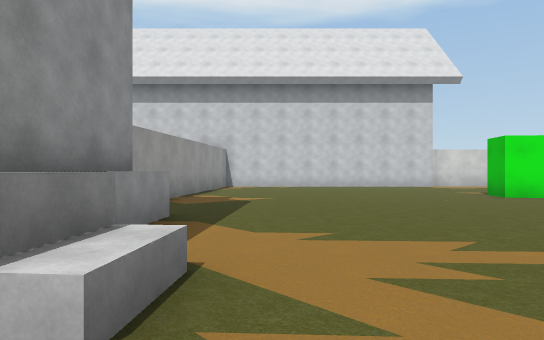
view 1 (above)

21 first-person views from a walk through a Unity game level. The camera is 1.3 m above the floor, looks level and sees 70° across. The floor is counted in squares, 2 m on a side. Each view is taken from the middle of a square. On the plan, view 1 faces up. The plan holds only what a view shows up to about 11 squares ahead; the rest is blank. The place goes on beyond the plan. The player is left out. Some surface patterns are stand-ins.

view 2
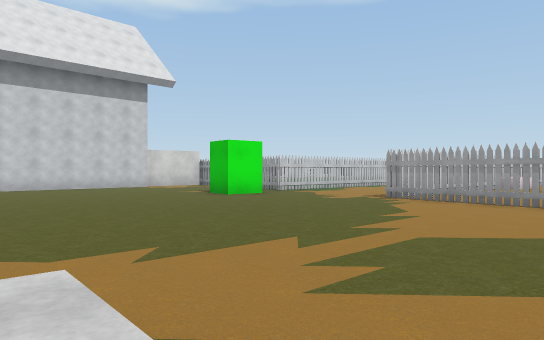

view 3
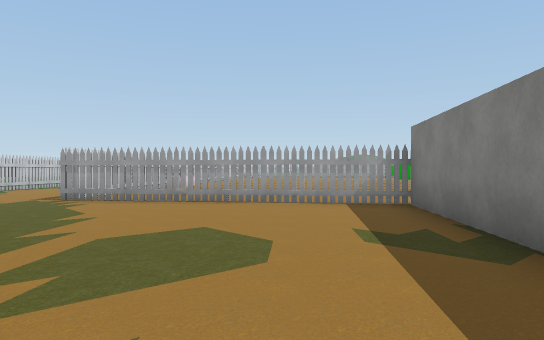

view 4
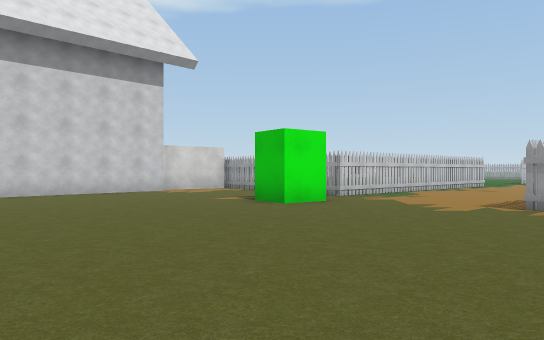

view 5
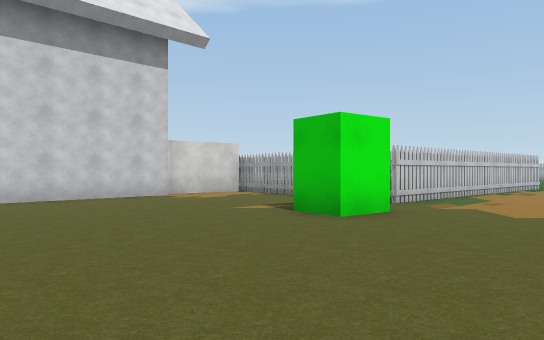

view 6
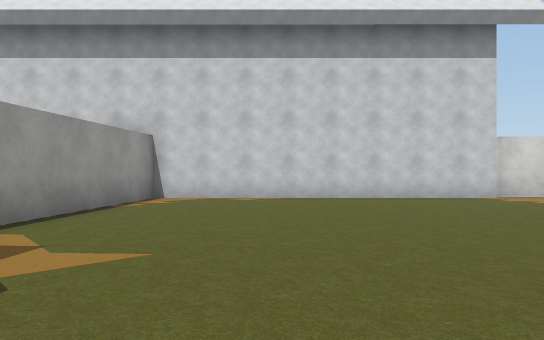

view 7
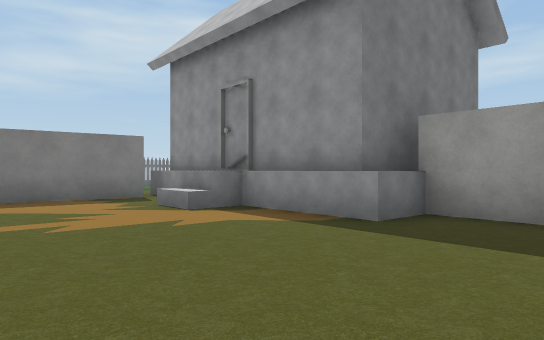

view 8
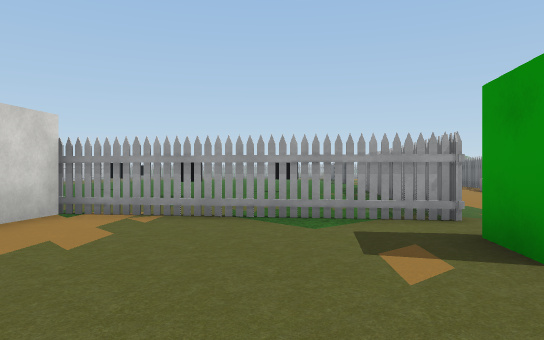

view 9
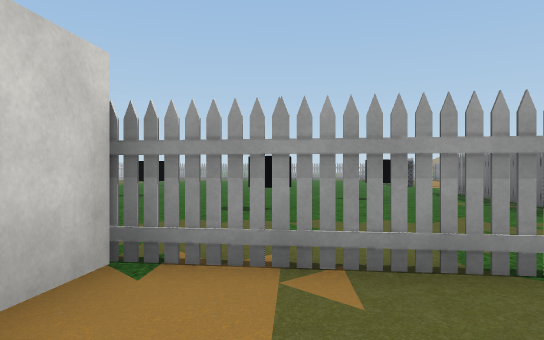

view 10
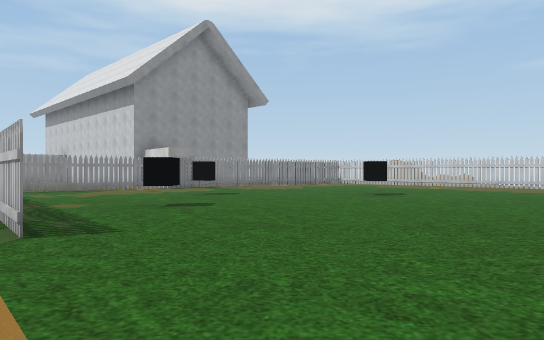

view 11
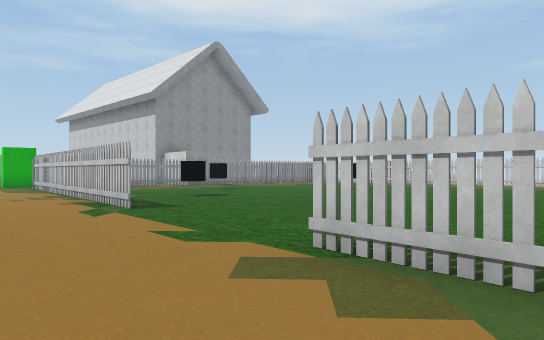

view 12
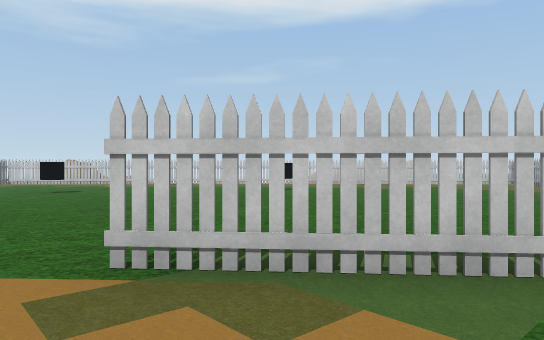

view 13
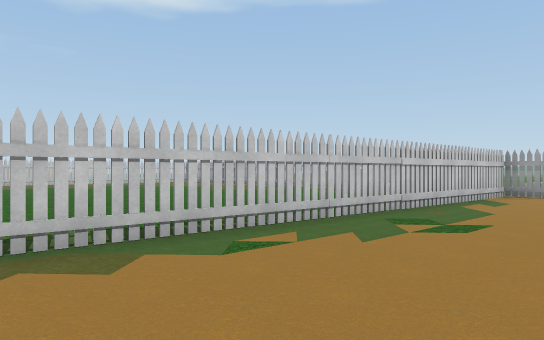

view 14
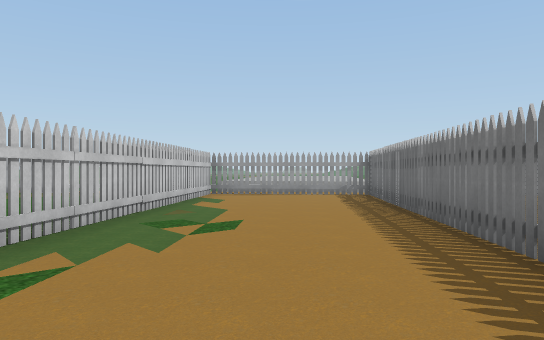

view 15
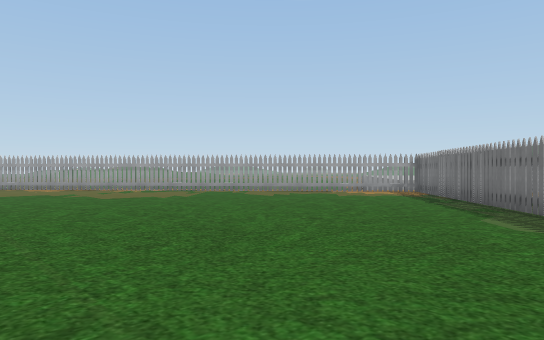

view 16
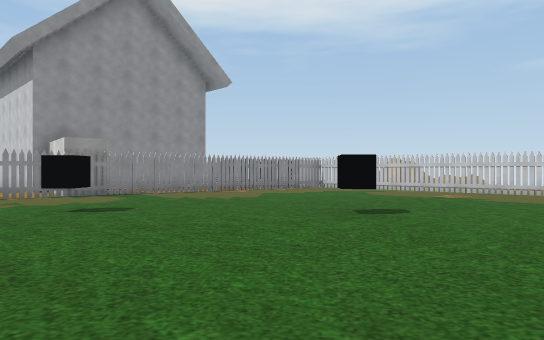

view 17
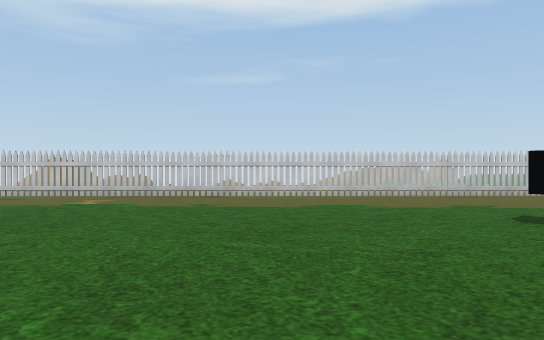

view 18
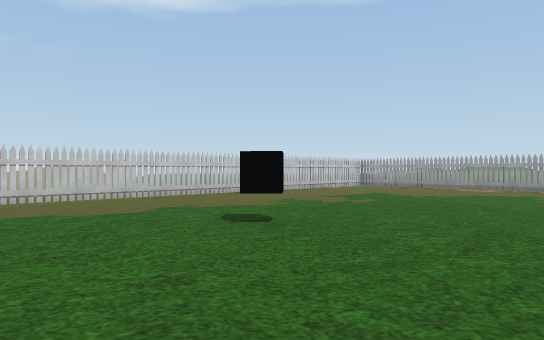

view 19
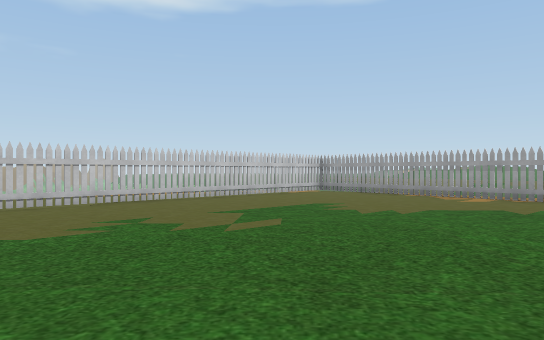

view 20
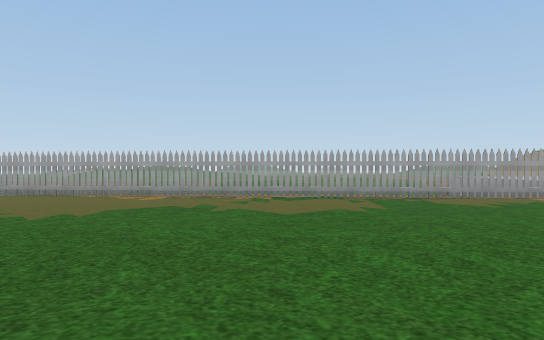

view 21
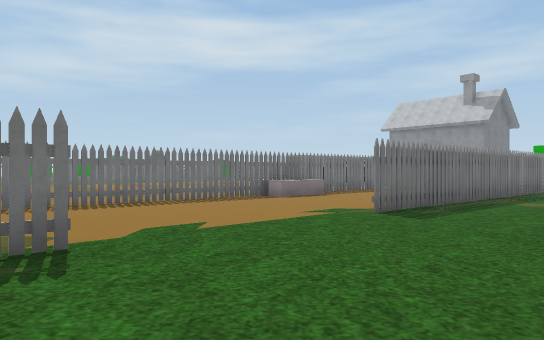

### Floor plan
Key: @ floor where view 1 was taken; # wall or solid block; . floor; / step, stairs or slope; ^ raised ledge; B green block; H house; T thing the floor can be seen under or through; C black cube; O other object.
Columns run from 5 left of view 1 to 33 right of it. Each row starts with its distance up from view 1.
 24                  ####################
 23                   /.....///...........#
 22                   ....................#
 21                  .....................#
 20                 ......................#
 19                ............O..........#
 18               #............O..........#
 17               #......C................#
 16            ####......................#.
 15    #########.##......................#.
 14    #..........T..CC..................#.
 13    #.........TT......................#.
 12    #.........T......C................#
 11    #.........T......C................#
 10   ##.......B.###.....................#
  9   #........B....######....#..........#
  8   #........................###########
  7   #..................................#^
  6 H #.............. ...................
  5 HHHH........####  ##^#..............#
  4    H........#..      .#####  #####..#
  3    H........#..      .....        ###
  2    HH.......#..        ..
  1    H........#..
  0    H.@......#..
 -1  HHH#####...#.
 -2         ####..
 -3                OO

Positions as (right, up) in squares from view 1, and headings:
1: (0, 0), facing up
2: (-1, 1), facing up-right
3: (-1, 1), facing right
4: (0, 4), facing up-right
5: (1, 6), facing up-right
6: (1, 6), facing up
7: (3, 8), facing down-left
8: (3, 12), facing right
9: (6, 14), facing right
10: (21, 8), facing up-left
11: (23, 6), facing up-left
12: (22, 6), facing up
13: (21, 5), facing up-right
14: (21, 6), facing right
15: (20, 12), facing right
16: (19, 12), facing up-left
17: (19, 14), facing up
18: (19, 15), facing up-right
19: (23, 16), facing up-right
20: (23, 16), facing right
21: (22, 12), facing down-left
